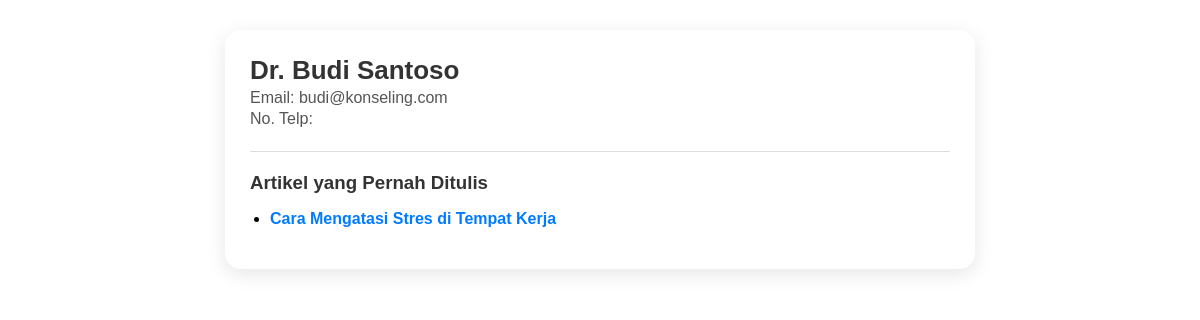
Page /archive/detail_dokter.php?id_dokter=1 on the earlier database version.
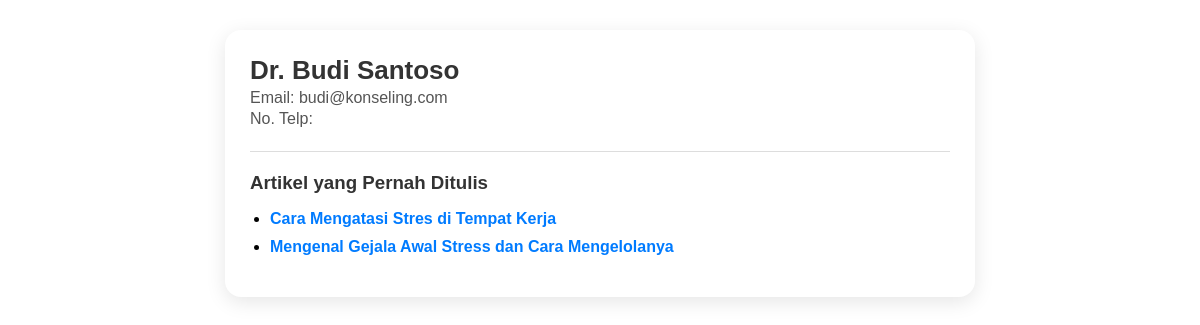
Same page on the later database version.
### tables this page shows
CREATE TABLE `artikel` (
  `artikel_id` int(11) NOT NULL,
  `dokter_id` int(11) DEFAULT NULL,
  `judul` varchar(200) DEFAULT NULL,
  `isi` longtext DEFAULT NULL,
  `tanggal` datetime DEFAULT NULL
);

### archive/detail_dokter.php (the view, shortened to what this page needs)
<?php
include 'connection.php';
if (isset($_GET['id_dokter'])) {
    $dokter_id = intval($_GET['id_dokter']);
} else {
    die("<h2>Dokter tidak ditemukan.</h2>");
}
$sql_dokter = "
    SELECT user_id, nama, email, no_hp
    FROM users
    WHERE user_id = '$dokter_id' AND role='dokter'
";
$result_dokter = mysqli_query($conn, $sql_dokter);
$dokter = mysqli_fetch_assoc($result_dokter);
$sql_artikel = "
    SELECT artikel_id, judul, tanggal
    FROM artikel
    WHERE dokter_id = '$dokter_id'
    ORDER BY tanggal DESC
";
$artikel_result = mysqli_query($conn, $sql_artikel);
?>
<!DOCTYPE html>
<html lang="en">
<head>
</head>
<body>
    <div class="dokter-card">
    <div class="dokter-header">
        <div class="dokter-info">
            <h2><?php echo $dokter['nama']; ?></h2>
            <p>Email: <?php echo $dokter['email']; ?></p>
            <p>No. Telp: <?php echo $dokter['no_hp']; ?></p>
        </div>
    </div>
    <hr>
    <h3>Artikel yang Pernah Ditulis</h3>
    <?php if (mysqli_num_rows($artikel_result) > 0) { ?>
        <ul class="artikel-list">
            <?php while($row = mysqli_fetch_assoc($artikel_result)) { ?>
                <li>
                    <a href="artikel_detail.php?id=<?= $row['artikel_id']; ?>">
                        <?= $row['judul']; ?>
                    </a>
                </li>
            <?php } ?>
        </ul>
    <?php } else { ?>
        <p>Tidak ada artikel yang ditulis dokter ini.</p>
    <?php } ?>
</div>
</body>
</html>

Differences in the rows shown:
added artikel: judul "Mengenal Gejala Awal Stress dan Cara Mengelolanya"
